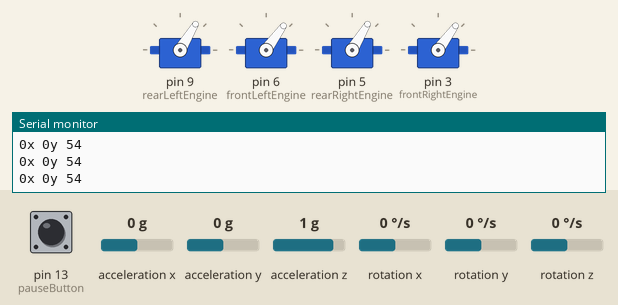
Bench run of a sketch on a simulated Arduino Uno, built with avr-gcc and run on an emulated ATmega328P. Parts: 4 × servo, the last lines printed to the serial monitor. Inputs (shaded band) come from the test bench; at power-on: acceleration x 0 g, acceleration y 0 g, pin 13 (pauseButton) HIGH, acceleration z 1 g, rotation x 0 °/s, rotation y 0 °/s, rotation z 0 °/s.

Above: at 4.2 s.
4.3 s: acceleration x set to -1.4 g
7.3 s: acceleration y set to -1.4 g
At 8.1 s:
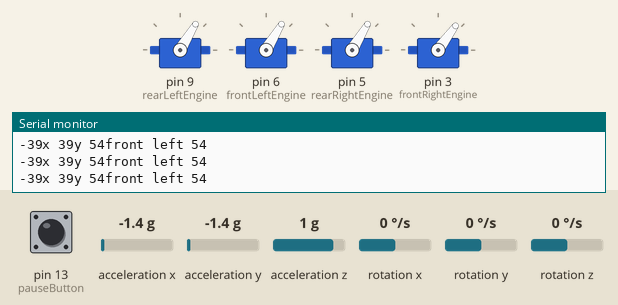
9.2 s: acceleration x set to 0.8 g
At 10.2 s:
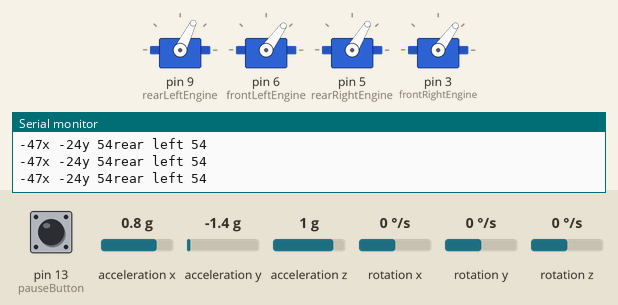
10.7 s: acceleration y set to 0.8 g
At 11.9 s:
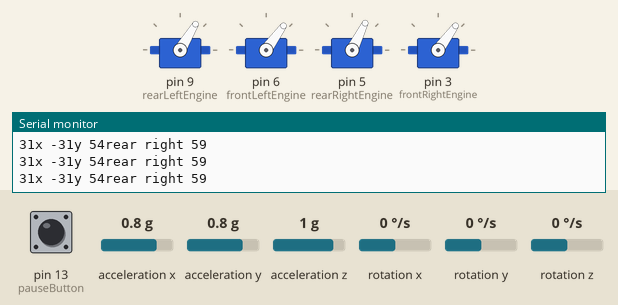
12.2 s: acceleration y set to -0.1 g
At 12.7 s:
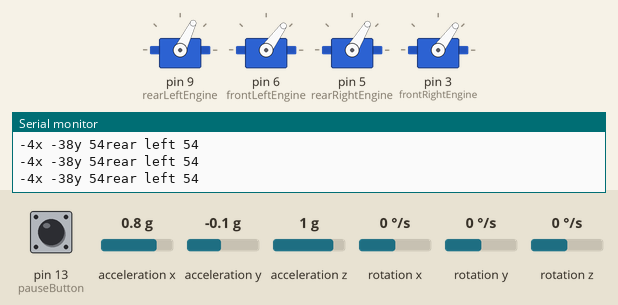
13.7 s: acceleration y set to 0 g
At 14.9 s:
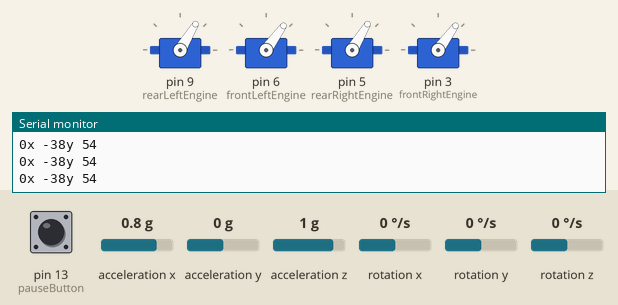
Timing chart, 0 to 16.2 s (numbered marks = the images above; inputs shaded):
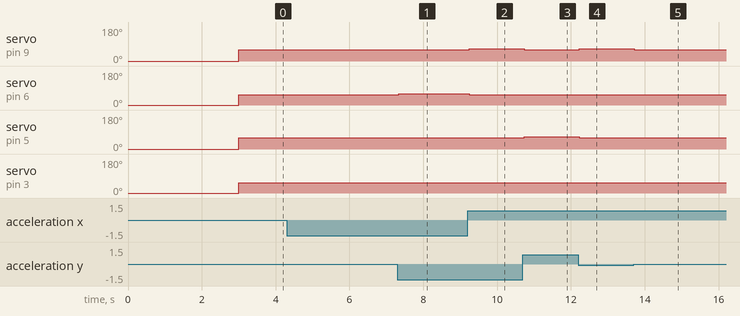

The sketch:

main.ino
```cpp
#include <MPU6050_tockn.h>
#include <Wire.h>
#include <Servo.h>


Servo rearLeftEngine;
Servo rearRightEngine;
Servo frontLeftEngine;
Servo frontRightEngine;
MPU6050 mpu6050(Wire);

#define pauseButton 13
#define MPU6050_ADDR 0x69

float anguloX;
float anguloY;
float anguloZ;
int speed = 54;
int maxSpeed = 180;
boolean activeMotor = HIGH;

void setup()
{
  Serial.begin(9600);
  rearLeftEngine.attach(9, 1000, 2000);
  frontLeftEngine.attach(6, 1000, 2000);
  rearRightEngine.attach(5, 1000, 2000);
  frontRightEngine.attach(3, 1000, 2000);
  rearLeftEngine.write(0);
  rearRightEngine.write(0);
  frontLeftEngine.write(0);
  frontRightEngine.write(0);

  Serial.println("on drone");
  Wire.setWireTimeout(250, false);
  Wire.begin();
  mpu6050.begin();
  mpu6050.calcGyroOffsets(true);

  pinMode(pauseButton, INPUT_PULLUP);
}


void loop()
{
//    if(Wire.getWireTimeoutFlag())
//    {
//        Wire.clearWireTimeoutFlag();
//        Wire.end();
//        Wire.begin();
//        // put the code to reinit MPU6050
////        mpu6050.begin();
//    }
    int x = mpu6050.getAngleX();
    int y = mpu6050.getAngleY();

      int pauseMotor = digitalRead(pauseButton);
//      if(pauseMotor==0 || x > 30 || x < -30  || y > 30 || y < -30){
//        Serial.print("printMotor");
//        Serial.println(activeMotor);
////        if(activeMotor){
//          activeMotor = LOW;
//          rearLeftEngine.write(0);
//          rearRightEngine.write(0);
//          frontLeftEngine.write(0);
//         frontRightEngine.write(0);
//      }
//      else{
        stabilizeFlight(speed);
//      }
}


void up(int speedMotor)
{
  int speedRearMotor = speedMotor + 10;
  Serial.print("front engine: ");
  Serial.print(speedMotor);
  Serial.print(" Rear Engine: ");
  Serial.println(speedRearMotor);
  rearLeftEngine.write(speedRearMotor);
  rearRightEngine.write(speedRearMotor);
  frontLeftEngine.write(speedMotor);
  frontRightEngine.write(speedMotor);
}
```

motor.ino
```cpp
void stabilizeFlight(int speedMotor){
    mpu6050.update();

    int x = mpu6050.getAngleX();
    int y = mpu6050.getAngleY();
    anguloZ = mpu6050.getAngleZ();
    int speedRearMotor = speedMotor + 5;
    Serial.print(x);
    Serial.print("x ");
    Serial.print(y);
    Serial.print("y ");
    Serial.print(speedMotor);
    if(x < 0 && y < 0 && activeMotor == HIGH) {
      Serial.print("rear left ");
//      Serial.print(5+speedRearMotor);//(-1 * x + 100) * speedMotor / 100);
      Serial.print(speedMotor);
      rearLeftEngine.write(5 + speedRearMotor);
      rearRightEngine.write(speedRearMotor);
      frontLeftEngine.write(speedMotor);
      frontRightEngine.write(speedMotor);
    }
    else if(x > 0 && y < 0 && activeMotor == HIGH) {
      Serial.print("rear right ");
      Serial.print(speedRearMotor);
      rearLeftEngine.write(speedRearMotor);
      rearRightEngine.write(5+speedRearMotor);
      frontLeftEngine.write(speedMotor);
      frontRightEngine.write(speedMotor);
    }
     else if(x < 0 && y > 0 && activeMotor == HIGH) {
     Serial.print("front left ");
//      Serial.print((-1 * x + 100) * speedMotor / 100);
//      Serial.print(" front right ");
//      Serial.print((x+100) * speedMotor/100);
//      Serial.print(" speedMotor:");
      Serial.print(speedMotor);
      rearLeftEngine.write(speedRearMotor);
      rearRightEngine.write(speedRearMotor);
      frontLeftEngine.write(5 + speedMotor);
      frontRightEngine.write(speedMotor);
    }
     else if(x > 0 && y > 0 && activeMotor == HIGH) {
      Serial.print("front right ");
//      Serial.print(5 + speedMotor);
//      Serial.print(" speedMotor:");
      Serial.print(speedMotor);
      rearLeftEngine.write(speedRearMotor);
      rearRightEngine.write(speedRearMotor);
      frontLeftEngine.write(speedMotor);
      frontRightEngine.write(5 + speedMotor);
    }else if(activeMotor == HIGH) {
      rearLeftEngine.write(speedRearMotor);
      rearRightEngine.write(speedRearMotor);
      frontLeftEngine.write(speedMotor);
      frontRightEngine.write(speedMotor);
    }
    Serial.println();
}
```

Measured:
- after the input at 7.3 s, servo on pin 6 (frontLeftEngine): 54° → 59° at once
- after the input at 9.2 s, servo on pin 9 (rearLeftEngine): 59° → 64° after 0.05 s; servo on pin 6 (frontLeftEngine): 59° → 54° after 0.05 s
- after the input at 10.7 s, servo on pin 9 (rearLeftEngine): 64° → 59° at once; servo on pin 5 (rearRightEngine): 59° → 64° at once
- after the input at 12.2 s, servo on pin 9 (rearLeftEngine): 59° → 64° at once; servo on pin 5 (rearRightEngine): 64° → 59° at once
- after the input at 13.7 s, servo on pin 9 (rearLeftEngine): 64° → 59° at once
